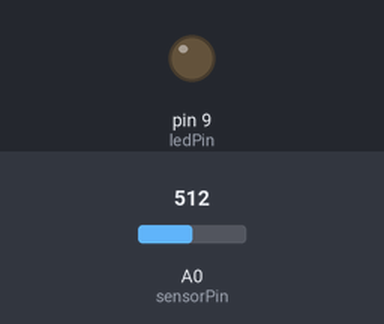
Bench run of a sketch on a simulated Arduino Uno, built with avr-gcc and run on an emulated ATmega328P. Shown: output pins drawn as LEDs (lit = HIGH). The inputs (shaded band) are chosen by the test bench; at power-on: A0 (sensorPin) = 512.

Above: at 0.01 s.
At 0.38 s:
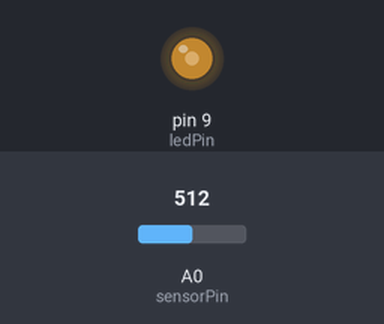
1.3 s: A0 (sensorPin) set to 0
2.8 s: A0 (sensorPin) set to 511
5.8 s: A0 (sensorPin) set to 122
At 6.3 s:
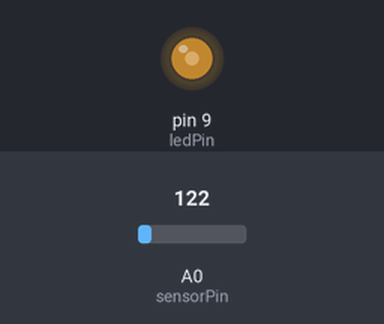
Timing chart, 0 to 8.8 s (numbered marks = the images above; inputs shaded):
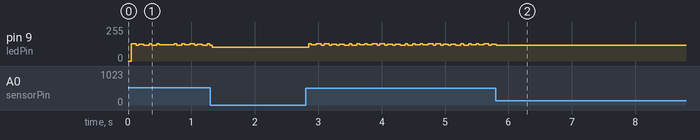

The sketch:

bit.ino
```cpp
const int ledPin =  9;
const int sensorPin = A0;
int time = 1000;

void setup() {
  pinMode(ledPin, OUTPUT);
  Serial.begin(9600);
}

void loop(){
  time = map(analogRead(sensorPin),0,1023,300,5000);
  digitalWrite(ledPin, HIGH);
  delayMicroseconds(time);
  digitalWrite(ledPin, LOW);
  delayMicroseconds(time);
}
```

Measured:
- after the input at 5.8 s, pin 9 (ledPin): goes on until 5.8 s, then stays 118/255
